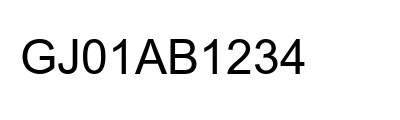
#> input picture 03_Data/samples/anpr_testset/easy/fixture_synthetic.jpg, 400 x 120 px
$ python -i faces.py   (imports and definitions only)
#> lines starting #> are read from the running program, lines starting #| are printed output that depends on the picture
### 02_Code/prahari/app/config.py
"""Runtime configuration. Missing SENTINEL_HOST is allowed; the PoC runs on samples."""

from __future__ import annotations

import os
from pathlib import Path

ROOT = Path(__file__).resolve().parents[1]
REPO_ROOT = ROOT.parents[1]
SAMPLES_DIR = REPO_ROOT / "03_Data" / "samples"
ENV_PATH = ROOT / ".env"


def _load_dotenv(path: Path) -> None:
    if not path.is_file():
        return
    for raw in path.read_text(encoding="utf-8").splitlines():
        line = raw.strip()
        if not line or line.startswith("#") or "=" not in line:
            continue
        key, _, value = line.partition("=")
        key = key.strip()
        value = value.strip().strip('"').strip("'")
        os.environ.setdefault(key, value)


_load_dotenv(ENV_PATH)


def getenv(key: str, default: str = "") -> str:
    value = os.environ.get(key)
    if value is None or value == "":
        return default
    return value


APP_HOST = getenv("APP_HOST", "127.0.0.1")
APP_PORT = int(getenv("APP_PORT", "8080") or "8080")
JUDGE_USER = getenv("JUDGE_USER", "judge")
JUDGE_PASSWORD = getenv("JUDGE_PASSWORD", "set-this-before-submit")
SECRET_KEY = getenv("SECRET_KEY", "change-me")

SENTINEL_HOST = getenv("SENTINEL_HOST", "")
SENTINEL_CATALOGUE_PATH = getenv("SENTINEL_CATALOGUE_PATH", "/cameras.json")
SENTINEL_USER = getenv("SENTINEL_USER", "") or getenv("SENTINEL_EMAIL", "")
SENTINEL_PASSWORD = getenv("SENTINEL_PASSWORD", "")
SENTINEL_RTSP_HOST = getenv("SENTINEL_RTSP_HOST", "")

RTSP_TRANSPORT = getenv("RTSP_TRANSPORT", "tcp")
RECONNECT_MIN_S = int(getenv("RECONNECT_MIN_S", "2") or "2")
RECONNECT_MAX_S = int(getenv("RECONNECT_MAX_S", "30") or "30")
SAMPLE_FPS = int(getenv("SAMPLE_FPS", "1") or "1")
ANPR_MIN_CONFIDENCE = float(getenv("ANPR_MIN_CONFIDENCE", "0.35") or "0.35")
MAX_OPEN_CAPTURES = int(getenv("MAX_OPEN_CAPTURES", "4") or "4")
ANPR_ENGINE = getenv("ANPR_ENGINE", "tesseract")
STREAM_TOKEN_TTL_S = int(getenv("STREAM_TOKEN_TTL_S", "60") or "60")
ANALYTICS_ENGINES = getenv("ANALYTICS_ENGINES", "anpr,objects")
OBJECT_ENGINE = getenv("OBJECT_ENGINE", "yolo")
# Intrusion fires only on a YOLO person at or above this confidence.
INTRUSION_MIN_CONFIDENCE = float(getenv("INTRUSION_MIN_CONFIDENCE", "0.5") or "0.5")
OBJECT_MIN_CONFIDENCE = float(getenv("OBJECT_MIN_CONFIDENCE", "0.45") or "0.45")
FACE_ENGINE = getenv("FACE_ENGINE", "histogram")
FACE_MATCH_MIN_CONFIDENCE = float(getenv("FACE_MATCH_MIN_CONFIDENCE", "0.55") or "0.55")
TRACK_ENGINE = getenv("TRACK_ENGINE", "iou")
YOLO_VEHICLE_WEIGHTS = getenv("YOLO_VEHICLE_WEIGHTS", "app/models_data/yolov8n.pt")
YOLO_PLATE_WEIGHTS = getenv("YOLO_PLATE_WEIGHTS", "")


# [51 lines left out: functions users, db_path, crop_dir, face_dir, not called in this run]


def sentinel_host_configured() -> bool:
    return bool(getenv("SENTINEL_HOST", "").strip())

### 02_Code/prahari/app/services/faces.py
"""Lawful enrolled-gallery FRS. Never called on Gov / camNN cameras (see analyse.engines_for)."""

from __future__ import annotations

import logging
import os
from pathlib import Path
from typing import Any

# [1 line not run here, left out]

import cv2
import numpy as np

from app import config

log = logging.getLogger("prahari.faces")

_tracks: dict[str, list[str]] = {}
_gallery_cache: dict[str, list[np.ndarray]] = {}
_facenet_gallery: dict[str, list[np.ndarray]] = {}


# [5 lines left out: function reset, not called in this run]


def _embed(bgr: np.ndarray) -> np.ndarray:
    small = cv2.resize(bgr, (64, 64))
    hist = cv2.calcHist([small], [0, 1, 2], None, [8, 8, 8], [0, 256, 0, 256, 0, 256])
    hist = cv2.normalize(hist, hist).flatten()
    return hist.astype(np.float32)


# [190 lines left out: functions _score, _detect_boxes, load_gallery, _engine, _load_facenet_gallery, _try_write_embedding and 4 more, not called in this run]

>>> import cv2
>>> picture = cv2.imread('../../../../03_Data/samples/anpr_testset/easy/fixture_synthetic.jpg')
#> picture is the input picture: shape (120, 400, 3); min 0, max 255, mean 238.6
>>> result = _embed(picture)
#> in _embed, `small = cv2.resize(bgr, (64, 64))`:
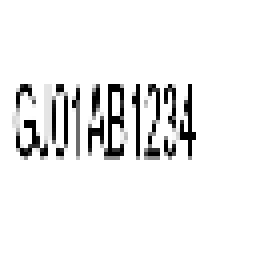
#> small: shape (64, 64, 3) (shown 4 times larger); min 0, max 255, mean 238.1
#> in _embed, `hist = cv2.normalize(hist, hist).flatten()`: hist = 512 values, max 0.998 at index 511, min 0 at index 1, mean 0.00212
#> result has the same summary as hist in _embed
